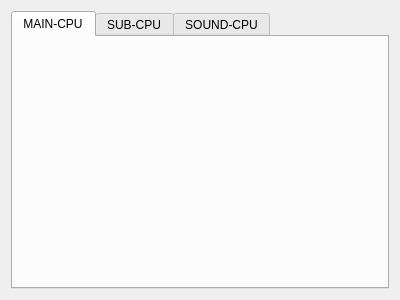
<?xml version="1.0" encoding="UTF-8"?>
<ui version="4.0">
 <class>DebugCPU</class>
 <widget class="QDialog" name="DebugCPU">
  <property name="geometry">
   <rect>
	<x>0</x>
	<y>0</y>
	<width>400</width>
	<height>300</height>
   </rect>
  </property>
  <property name="windowTitle">
   <string>Debug - CPUs</string>
  </property>
  <layout class="QHBoxLayout" name="horizontalLayout">
   <item>
	<widget class="QTabWidget" name="tabWidget">
	 <property name="currentIndex">
	  <number>0</number>
	 </property>
	 <widget class="QWidget" name="main_cpu">
	  <attribute name="title">
	   <string>MAIN-CPU</string>
	  </attribute>
	 </widget>
	 <widget class="QWidget" name="sub_cpu">
	  <attribute name="title">
	   <string>SUB-CPU</string>
	  </attribute>
	 </widget>
	 <widget class="QWidget" name="sound_cpu">
	  <attribute name="title">
	   <string>SOUND-CPU</string>
	  </attribute>
	 </widget>
	</widget>
   </item>
  </layout>
 </widget>
 <resources/>
 <connections/>
</ui>
